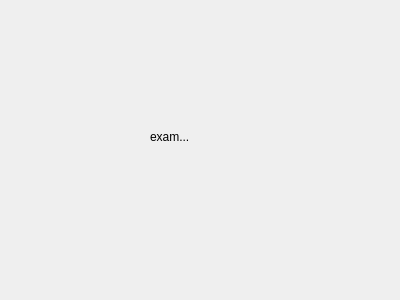
<?xml version="1.0" encoding="UTF-8"?>
<ui version="4.0">
 <class>fieldexam</class>
 <widget class="QDialog" name="fieldexam">
  <property name="geometry">
   <rect>
    <x>0</x>
    <y>0</y>
    <width>400</width>
    <height>300</height>
   </rect>
  </property>
  <property name="windowTitle">
   <string>Dialog</string>
  </property>
  <widget class="QLabel" name="label">
   <property name="geometry">
    <rect>
     <x>150</x>
     <y>130</y>
     <width>47</width>
     <height>13</height>
    </rect>
   </property>
   <property name="text">
    <string>exam...</string>
   </property>
  </widget>
 </widget>
 <resources/>
 <connections/>
</ui>
